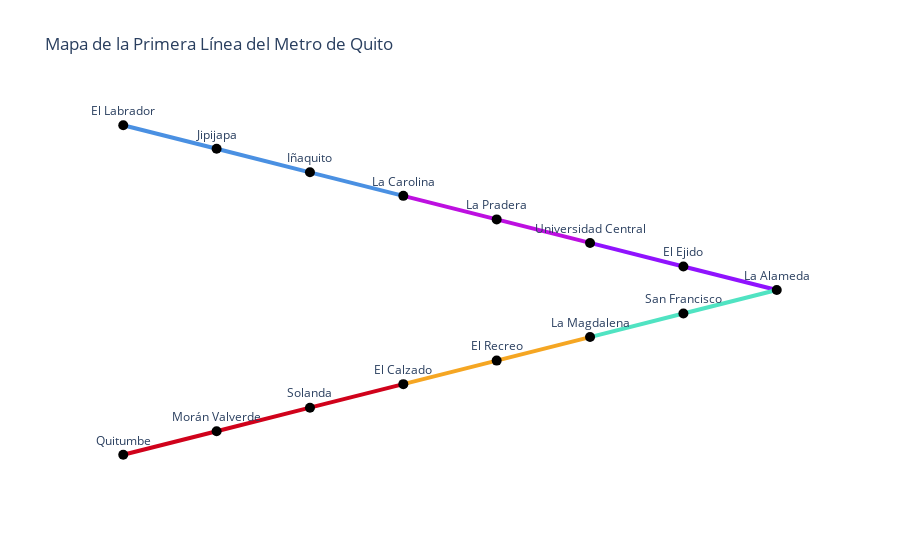

Notebook source saved alongside this figure:
### Code cell
import pandas as pd
import plotly.graph_objects as go

# Coordenadas predefinidas para las estaciones
posiciones = {
    "El Labrador": (0, 7),
    "Jipijapa": (1, 6),
    "Iñaquito": (2, 5),
    "La Carolina": (3, 4),
    "La Pradera": (4, 3),
    "Universidad Central": (5, 2),
    "El Ejido": (6, 1),
    "La Alameda": (7, 0),
    "San Francisco": (6, -1),
    "La Magdalena": (5, -2),
    "El Recreo": (4, -3),
    "El Calzado": (3, -4),
    "Solanda": (2, -5),
    "Morán Valverde": (1, -6),
    "Quitumbe": (0, -7)
}

# Conexiones entre estaciones y colores de las líneas
data = {
    "Estacion_1": [
        "El Labrador", "Jipijapa", "Iñaquito", "La Carolina", "La Pradera",
        "Universidad Central", "El Ejido", "La Alameda", "San Francisco",
        "La Magdalena", "El Recreo", "El Calzado", "Solanda", "Morán Valverde"
    ],
    "Estacion_2": [
        "Jipijapa", "Iñaquito", "La Carolina", "La Pradera", "Universidad Central",
        "El Ejido", "La Alameda", "San Francisco", "La Magdalena", "El Recreo",
        "El Calzado", "Solanda", "Morán Valverde", "Quitumbe"
    ],
    "Color": [
        "#4A90E2", "#4A90E2", "#4A90E2", "#BD10E0", "#BD10E0",
        "#9013FE", "#9013FE", "#50E3C2", "#50E3C2", "#F5A623",
        "#F5A623", "#D0021B", "#D0021B", "#D0021B"
    ]
}

rutas_df = pd.DataFrame(data)

# Crear listas para los trazos de las aristas
aristas_x = []
aristas_y = []
colores_aristas = []

for _, row in rutas_df.iterrows():
    estacion_1 = row["Estacion_1"]
    estacion_2 = row["Estacion_2"]
    color = row["Color"]

    x0, y0 = posiciones[estacion_1]
    x1, y1 = posiciones[estacion_2]

    aristas_x.extend([x0, x1, None])
    aristas_y.extend([y0, y1, None])
    colores_aristas.append(color)

# Crear listas para los nodos
nodos_x = []
nodos_y = []
nombres_nodos = []

for estacion, (x, y) in posiciones.items():
    nodos_x.append(x)
    nodos_y.append(y)
    nombres_nodos.append(estacion)

# Crear el gráfico con Plotly
fig = go.Figure()

# Añadir las aristas (líneas)
for i, color in enumerate(data["Color"]):
    fig.add_trace(go.Scatter(
        x=aristas_x[i * 3:(i + 1) * 3],
        y=aristas_y[i * 3:(i + 1) * 3],
        mode="lines",
        line=dict(color=color, width=4),
        hoverinfo="none"
    ))

# Añadir los nodos
fig.add_trace(go.Scatter(
    x=nodos_x, y=nodos_y,
    mode="markers+text",
    marker=dict(size=10, color="black"),
    text=nombres_nodos,
    textposition="top center",
    hoverinfo="text"
))

# Personalizar el diseño
fig.update_layout(
    title="Mapa de la Primera Línea del Metro de Quito",
    showlegend=False,
    xaxis=dict(showgrid=False, zeroline=False, showticklabels=False),
    yaxis=dict(showgrid=False, zeroline=False, showticklabels=False),
    plot_bgcolor="white"
)

fig.show()

### Figure 1 — Plotly figure (JSON) as saved in the notebook; plotly's stock layout.template omitted (floating-point values rounded to 4 significant figures)
{"data": [{"hoverinfo": "none", "line": {"color": "#4A90E2", "width": 4}, "mode": "lines", "type": "scatter", "x": [0, 1, null], "y": [7, 6, null]}, {"hoverinfo": "none", "line": {"color": "#4A90E2", "width": 4}, "mode": "lines", "type": "scatter", "x": [1, 2, null], "y": [6, 5, null]}, {"hoverinfo": "none", "line": {"color": "#4A90E2", "width": 4}, "mode": "lines", "type": "scatter", "x": [2, 3, null], "y": [5, 4, null]}, {"hoverinfo": "none", "line": {"color": "#BD10E0", "width": 4}, "mode": "lines", "type": "scatter", "x": [3, 4, null], "y": [4, 3, null]}, {"hoverinfo": "none", "line": {"color": "#BD10E0", "width": 4}, "mode": "lines", "type": "scatter", "x": [4, 5, null], "y": [3, 2, null]}, {"hoverinfo": "none", "line": {"color": "#9013FE", "width": 4}, "mode": "lines", "type": "scatter", "x": [5, 6, null], "y": [2, 1, null]}, {"hoverinfo": "none", "line": {"color": "#9013FE", "width": 4}, "mode": "lines", "type": "scatter", "x": [6, 7, null], "y": [1, 0, null]}, {"hoverinfo": "none", "line": {"color": "#50E3C2", "width": 4}, "mode": "lines", "type": "scatter", "x": [7, 6, null], "y": [0, -1, null]}, {"hoverinfo": "none", "line": {"color": "#50E3C2", "width": 4}, "mode": "lines", "type": "scatter", "x": [6, 5, null], "y": [-1, -2, null]}, {"hoverinfo": "none", "line": {"color": "#F5A623", "width": 4}, "mode": "lines", "type": "scatter", "x": [5, 4, null], "y": [-2, -3, null]}, {"hoverinfo": "none", "line": {"color": "#F5A623", "width": 4}, "mode": "lines", "type": "scatter", "x": [4, 3, null], "y": [-3, -4, null]}, {"hoverinfo": "none", "line": {"color": "#D0021B", "width": 4}, "mode": "lines", "type": "scatter", "x": [3, 2, null], "y": [-4, -5, null]}, {"hoverinfo": "none", "line": {"color": "#D0021B", "width": 4}, "mode": "lines", "type": "scatter", "x": [2, 1, null], "y": [-5, -6, null]}, {"hoverinfo": "none", "line": {"color": "#D0021B", "width": 4}, "mode": "lines", "type": "scatter", "x": [1, 0, null], "y": [-6, -7, null]}, {"hoverinfo": "text", "marker": {"color": "black", "size": 10}, "mode": "markers+text", "text": ["El Labrador", "Jipijapa", "Iñaquito", "La Carolina", "La Pradera", "Universidad Central", "El Ejido", "La Alameda", "San Francisco", "La Magdalena", "El Recreo", "El Calzado", "Solanda", "Morán Valverde", "Quitumbe"], "textposition": "top center", "type": "scatter", "x": [0, 1, 2, 3, 4, 5, 6, 7, 6, 5, 4, 3, 2, 1, 0], "y": [7, 6, 5, 4, 3, 2, 1, 0, -1, -2, -3, -4, -5, -6, -7]}], "layout": {"plot_bgcolor": "white", "showlegend": false, "title": {"text": "Mapa de la Primera Línea del Metro de Quito"}, "xaxis": {"showgrid": false, "showticklabels": false, "zeroline": false}, "yaxis": {"showgrid": false, "showticklabels": false, "zeroline": false}}}
